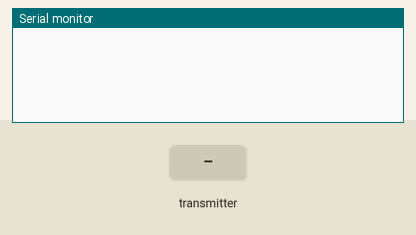
Bench run of a sketch on a simulated Arduino Uno, built with avr-gcc and run on an emulated ATmega328P. Parts: the last lines printed to the serial monitor. The test bench sets the inputs (shaded band). No radio packets arrive unless stated.

Above: at 1.2 s.
1.3 s: the transmitter starts sending Xposition = 0
At 1.37 s:
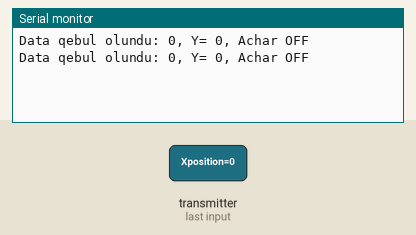
3.2 s: the transmitter starts sending switchOn = 1
At 3.27 s:
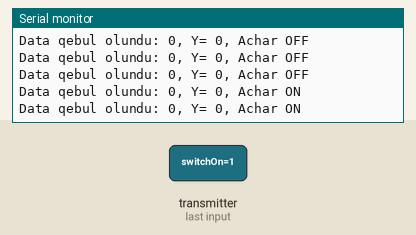
5.1 s: the transmitter starts sending Yposition = 256
At 5.17 s:
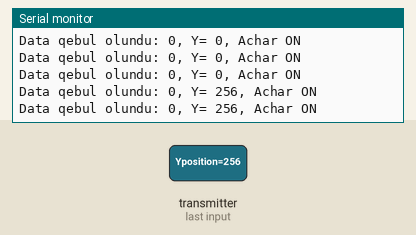
6.6 s: the transmitter starts sending Xposition = 256
At 6.67 s:
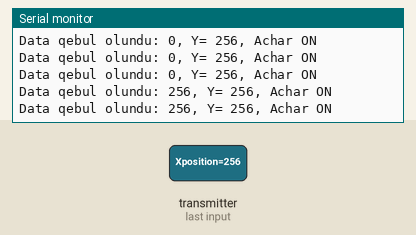
8.1 s: the transmitter starts sending Yposition = 0
At 8.17 s:
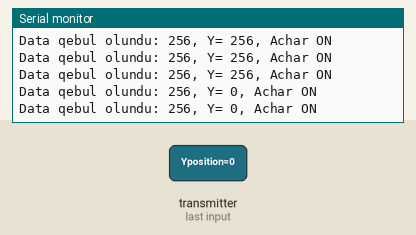
9.6 s: the transmitter starts sending switchOn = 0
At 9.67 s:
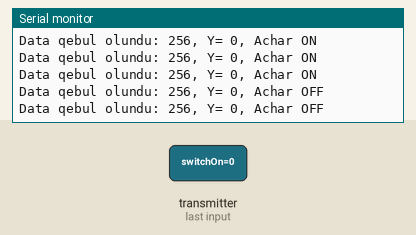

Measured:
- after the input at 1.3 s, the serial monitor: prints a new line at once (image 1)
- after the input at 3.2 s, the serial monitor: prints a new line at once (image 2)
- after the input at 5.1 s, the serial monitor: prints a new line at once (image 3)
- after the input at 6.6 s, the serial monitor: prints a new line at once (image 4)
- after the input at 8.1 s, the serial monitor: prints a new line at once (image 5)
- after the input at 9.6 s, the serial monitor: prints a new line at once (image 6)

The sketch:

nRF24L01_Test_Rx.ino
```cpp
/*
 * www.Makerspace-Az.org
 * Arduino Sketch: 4X4 Robot masin, Radio Receiver Test (Rx)
 * Kommunikasiya: nRF24L01 2.4GHz
 * modifikasia olunub: 12 Aprel 2016
 * [azerimaker]
*/
/*-----( Kitabxana elavesi)-----*/
#include <SPI.h>
#include <RF24.h>
/*-----(  Sabitler ve Pin Nomreleri )-----*/
#define CE_PIN   8
#define CSN_PIN 10

/*-----( Radio Obyektinin yaradilmasi )-----*/
RF24 radio(CE_PIN, CSN_PIN);

/*-----( Deyishenler )-----*/
byte address[6] = {"1Node"}; //  "Pipe" adi

struct dataStruct {
  int Xposition;          // Joystick qiymetleri
  int Yposition;
  bool switchOn;
} myData;


 /****** SETUP: Bir defe icra olunacaq ******/
void setup()
{
  Serial.begin(115200);

  radio.begin();          // nRF24L01 Radio transiveri ishe sal
  radio.setChannel(108);  //  WiFi siqnallarindan yuksek bir kanal deyeri sech
  radio.setDataRate(RF24_250KBPS); // Data gonderme sureti
  radio.setPALevel(RF24_PA_HIGH); // Oturme gucu: RF24_PA_MIN, RF24_PA_LOW, RF24_PA_HIGH, RF24_PA_MAX

  radio.openReadingPipe(1, address); // Qebul Pipe (kanali) ishe sal

  radio.startListening(); // Radio siqnallari dinlemeye bashla
//  radio.printDetails(); //kommenti sileniz coxlu Debug informasiyasi print olunacaq

}/****** SETUP sonu ******/


 /****** LOOP: Daimi tekrarlanir ******/
void loop()
{
  if ( radio.available())
  {

    while (radio.available())   // Qebul Pipe-da melumat olarsa
    {
      radio.read( &myData, sizeof(myData) ); // melumati oxu
    }


    Serial.print("Data qebul olundu: ");  // Qebul olunmus melumati goster
    Serial.print(myData.Xposition);
    Serial.print(", Y= ");
    Serial.print(myData.Yposition);
    if ( myData.switchOn == 1)
    {
      Serial.println(", Achar ON");
    }
    else
    {
      Serial.println(", Achar OFF");
    }

  } //  radio.available shertinin sonu


}/****** LOOP sonu ******/
```
